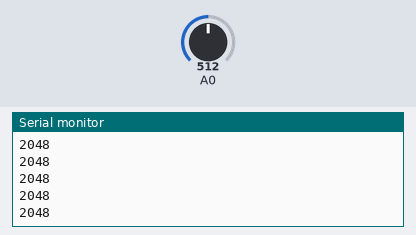
This sketch was run on a simulated Arduino Uno R4 Minima. Parts: the last lines printed to the serial monitor. The inputs (shaded band) are chosen by the test bench; at power-on: A0 = 512 (analog values on the 0–1023 scale).

Above: at 1.2 s.
1.3 s: A0 set to 716
At 1.8 s:
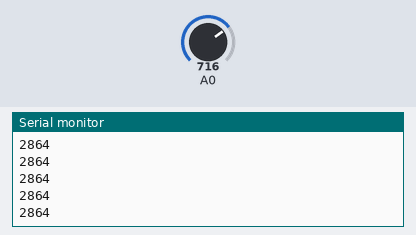
2.8 s: A0 set to 900
At 3.3 s:
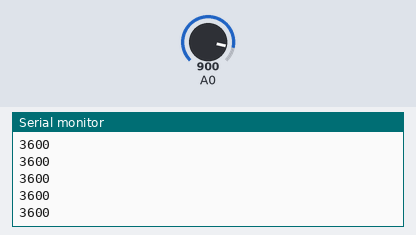
Timing chart, 0 to 4.9 s (numbered marks = the images above; inputs shaded):
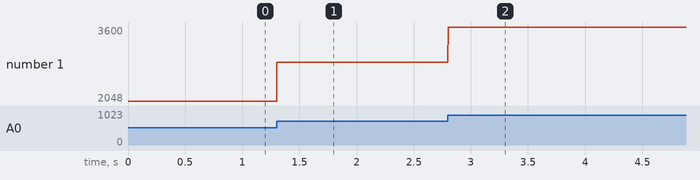

The sketch:

arduino_code.ino
```cpp
/*
 * Project KAI: High-Precision 512 Hz EEG Sampler
 * Microcontroller: Arduino Uno R4 Minima (32-bit RA4M1)
 * Sensor: BioAmp EXG Pill connected to Analog Pin A0
 */

const unsigned long SAMPLE_INTERVAL_US = 1953; // Target ~512 Hz (1,000,000 us / 512 = 1953.125 us)
unsigned long lastSampleTime = 0;

void setup() {
  Serial.begin(115200);      // High-speed serial transport for real-time streaming
  analogReadResolution(12);  // 12-bit ADC resolution (0 - 4095 scale)
}

void loop() {
  unsigned long currentMicros = micros();

  // Precise non-blocking timing interval check
  if (currentMicros - lastSampleTime >= SAMPLE_INTERVAL_US) {
    lastSampleTime += SAMPLE_INTERVAL_US;

    int eegValue = analogRead(A0);
    Serial.println(eegValue);
  }
}
```

Measured:
- after the input at 1.3 s, the serial monitor: prints a new line at once (image 1)
- after the input at 2.8 s, the serial monitor: prints a new line at once (image 2)
- plotted number 1: 2048 → 2864 after the input at 1.3 s, 2864 → 3600 after the input at 2.8 s
